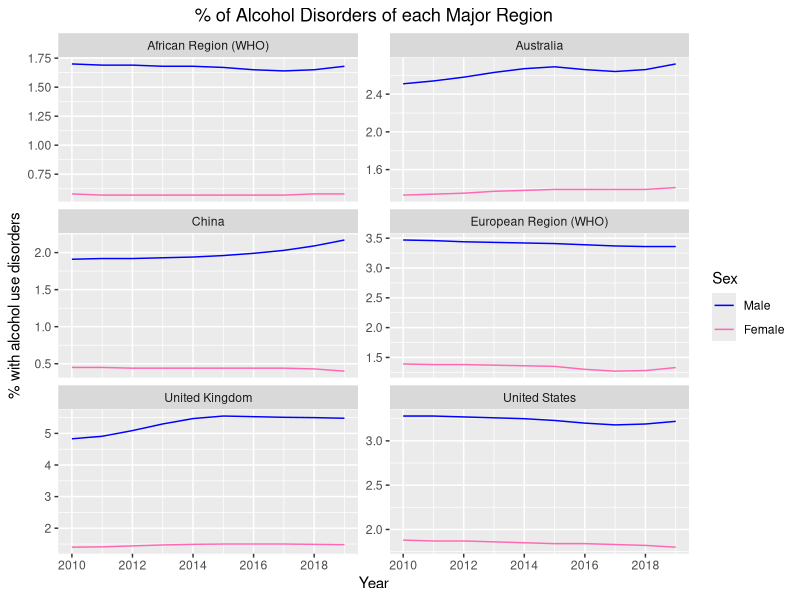
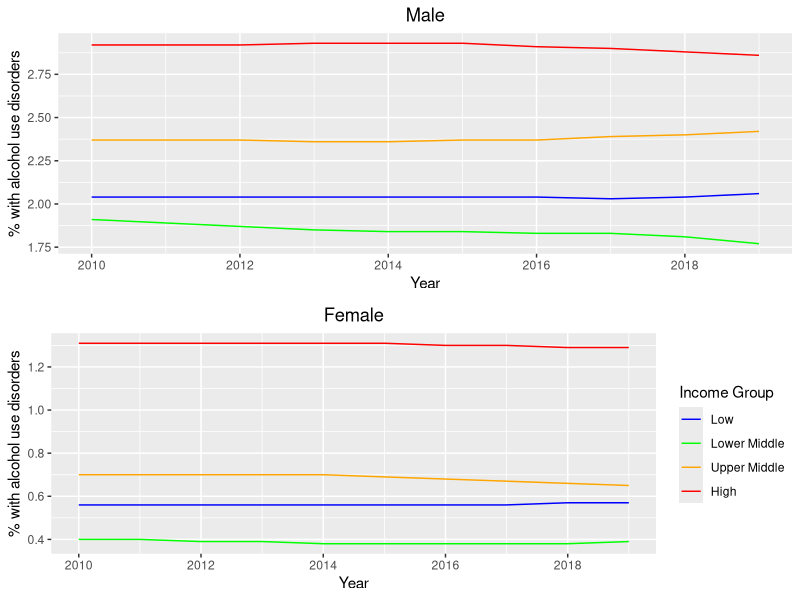

Generate these figures, in order, with R:
## ---- chunk 1
knitr::opts_chunk$set(echo = TRUE)
## ---- chunk 2
library(tidyverse)
library(knitr)
library(scales)
library(dplyr)
library(gridExtra)

data <- read.csv("Merge_all_2010_2020_updated.csv")

alc_sex_regions <- data %>%
  select(Entity, Year, Prevalence_alcohol_use_disorders_male, 
         Prevalence_alcohol_use_disorders_female) %>%
  na.omit() %>%
  filter(Entity %in% c("African Region (WHO)", "Australia", "China", 
                       "European Region (WHO)", "United Kingdom", 
                       "United States"))

alc_sex_income <- data %>%
  select(Entity, Year, Prevalence_alcohol_use_disorders_male, 
         Prevalence_alcohol_use_disorders_female) %>%
  na.omit() %>%
  filter(Entity %in% c("World Bank Low Income", "World Bank Lower Middle Income", 
                       "World Bank Upper Middle Income", "World Bank High Income"))

## ---- chunk 3
ggplot(data = alc_sex_regions, aes(x = Year)) +
  geom_line(aes(y = Prevalence_alcohol_use_disorders_male, color = "Male")) +
  geom_line(aes(y = Prevalence_alcohol_use_disorders_female, color = "Female")) +
  labs(x = "Year", y = "% with alcohol use disorders", 
       title = "% of Alcohol Disorders of each Major Region", 
       color = "Sex") +
   scale_color_manual(values = c("blue", "hot pink"),
                     labels = c("Male", "Female"),
                     breaks = c("Male", "Female")) + 
  theme(legend.position = "right", plot.title = element_text(hjust = 0.5)) +
  scale_x_continuous(breaks = seq(2010, 2019, 2)) + 
  facet_wrap(~ Entity, ncol = 2, scales = "free_y")

## ---- chunk 4
alc_sex_income_10_19 <- alc_sex_income %>%
  filter(Year %in% c(2010,2019))

kable(alc_sex_income_10_19, caption = "% of Males and Females with Alcohol Use Disorders in 2010 and 2019")
## ---- chunk 5
male_income <- ggplot(data = alc_sex_income, aes(x = Year)) +
  geom_line(aes(y = Prevalence_alcohol_use_disorders_male, color = Entity)) +
  labs(x = "Year", y = "% with alcohol use disorders", title = "Male", color = "Income Group") +
  scale_color_manual(values = c("blue", "green", "orange", "red"),
                     labels = c("Low", "Lower Middle", "Upper Middle", "High"),
                     breaks = c("World Bank Low Income", "World Bank Lower Middle Income", 
                                "World Bank Upper Middle Income", "World Bank High Income")) +
  theme(legend.position = "none", plot.title = element_text(hjust = 0.5)) +
  scale_x_continuous(breaks = seq(2010, 2019, 2)) + 
  scale_y_continuous(breaks = seq(1.75, 3, 0.25))

female_income <- ggplot(data = alc_sex_income, aes(x = Year)) +
  geom_line(aes(y = Prevalence_alcohol_use_disorders_female, color = Entity)) +
  labs(x = "Year", y = "% with alcohol use disorders", title = "Female", color = "Income Group") +
  scale_color_manual(values = c("blue", "green", "orange", "red"),
                     labels = c("Low", "Lower Middle", "Upper Middle", "High"),
                     breaks = c("World Bank Low Income", "World Bank Lower Middle Income", 
                                "World Bank Upper Middle Income", "World Bank High Income")) +
  theme(legend.position = "right", plot.title = element_text(hjust = 0.5)) +
  scale_x_continuous(breaks = seq(2010, 2019, 2)) +
  scale_y_continuous(breaks = seq(0.4, 1.6, 0.2))

grid.arrange(male_income, female_income, ncol = 1)


## ---- chunk 6
alc_sex_regions_10_19 <- alc_sex_regions %>%
  filter(Year %in% c(2010,2019))

kable(alc_sex_regions_10_19, caption = "% of Males and Females with Alcohol Use Disorders in 2010 and 2019")
